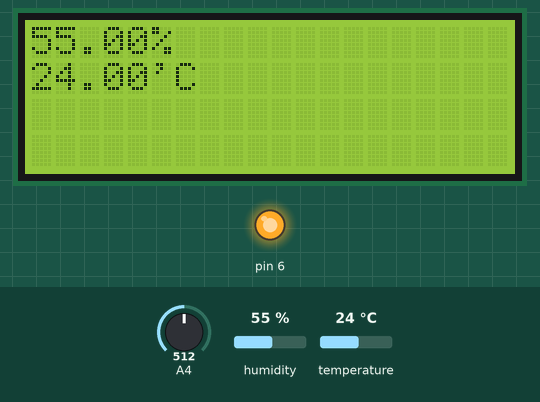
The sketch below on a simulated Arduino Uno, built with avr-gcc and run on an emulated ATmega328P. Parts: 20×4 character LCD, output pins drawn as LEDs (lit = HIGH). The inputs (shaded band) are chosen by the test bench; at power-on: A4 = 512, humidity 55 %, temperature 24 °C.

Above: at 2.6 s.
2.7 s: A4 set to 933
5.4 s: A4 set to 957
At 7.4 s:
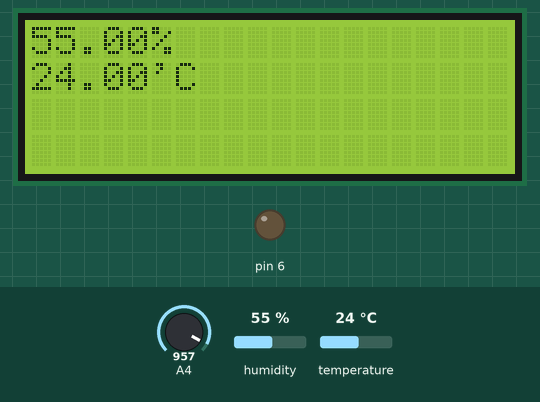
8.1 s: humidity set to 22 %
At 8.7 s:
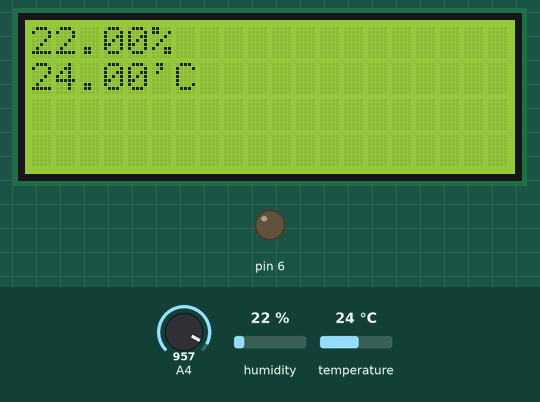
10.8 s: temperature set to 12 °C
At 13.4 s:
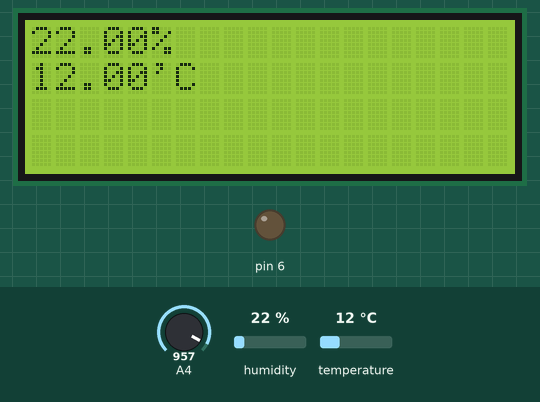
13.7 s: humidity set to 40 %
At 14.9 s:
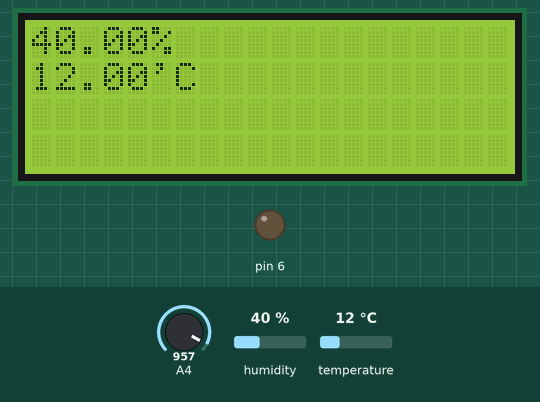
16.4 s: temperature set to 19 °C
Timing chart, 0 to 19.4 s (numbered marks = the images above; inputs shaded):
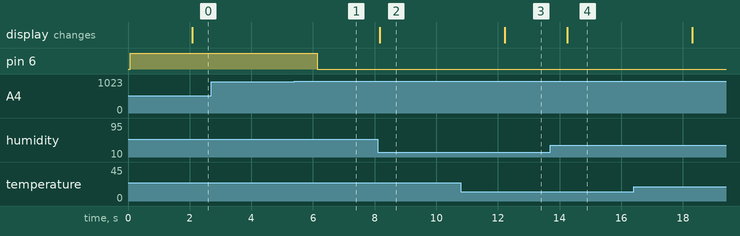

The sketch:

lcsAndSensorsESP32.ino
```cpp
#include <LiquidCrystal.h>
#include "DHT.h"

#define DHT11Pin 5

DHT dht(DHT11Pin, DHT11);
LiquidCrystal lcd(8,7,9,10,11,12);

void setup() {
  pinMode(6, OUTPUT);
  lcd.begin(20, 4);

  lcd.clear();
  lcd.setCursor(0, 0);
  lcd.print("Hello");

  dht.begin();
}

void loop() {
  if(analogRead(A4)<950)
digitalWrite(6,1);
else
digitalWrite(6,0);

  delay(2000);

  float h = dht.readHumidity();
  // Read temperature as Celsius (the default)

  lcd.setCursor(0, 0);
  lcd.print(h);
  lcd.print("%");

  float t = dht.readTemperature();
  lcd.setCursor(0, 1);
  lcd.print(t);
  lcd.print("'C ");
}
```

Measured:
- the behaviour switches between 949 and 950 on A4 (found by bisection; images 0 and 1)
- after the input at 2.7 s, every drawn part: stays the same
- after the input at 5.4 s, pin 6: HIGH → LOW after 0.74 s
- after the input at 8.1 s, the display: changes after 0.07 s (image 2)
- after the input at 10.8 s, the display: changes after 1.4 s (image 3)
- after the input at 13.7 s, the display: changes after 0.55 s (image 4)
